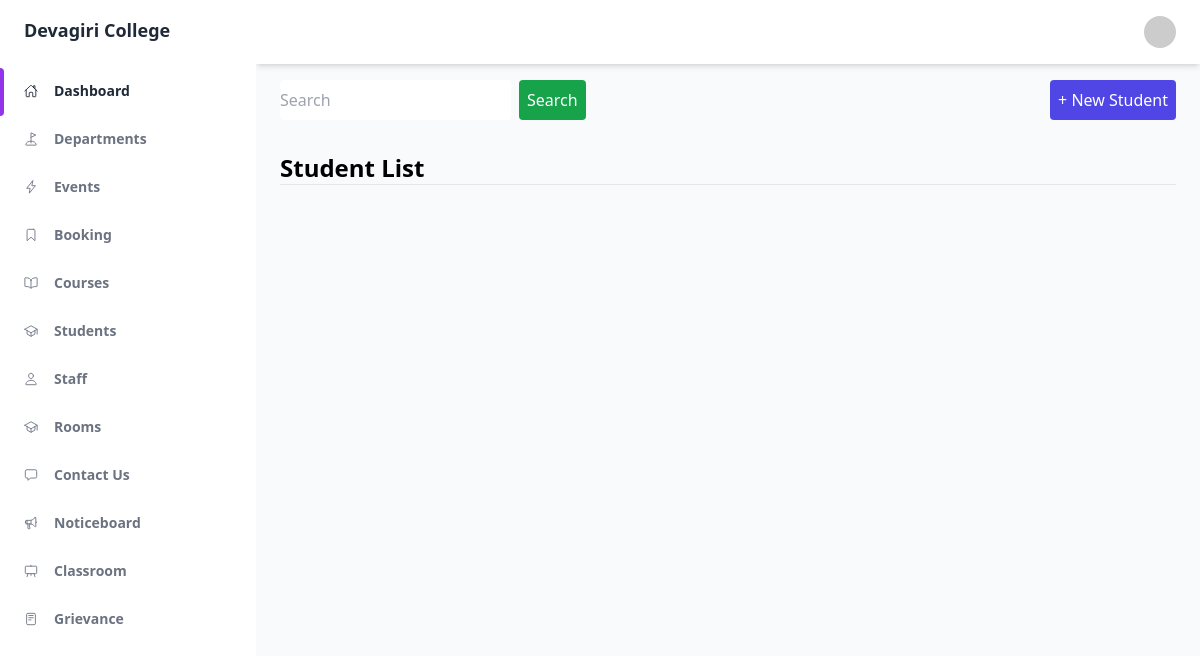
/administrator/student/ (signed in), run on an earlier commit of the app's database.
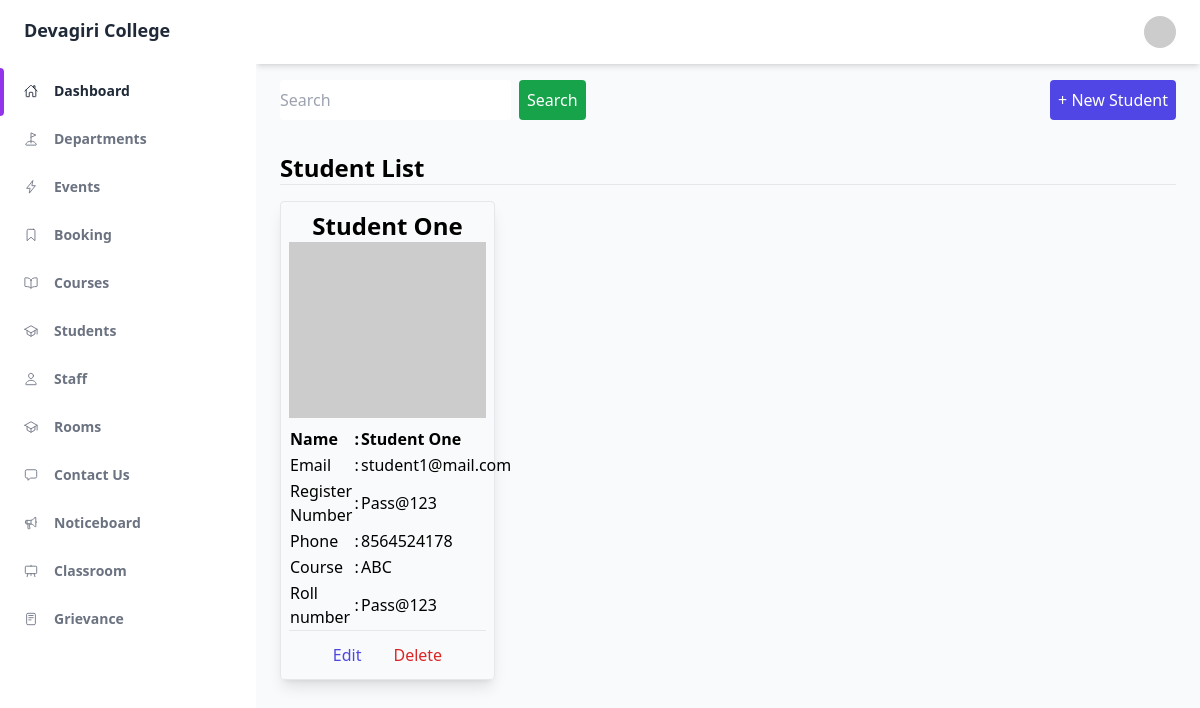
And on a later commit of the database.
### administrator/models.py (models this page shows)
class Student(models.Model):
    BLOOD_GROUPS = (
        ('A+', 'A+'),
        ('A-', 'A-'),
        ('B+', 'B+'),
        ('B-', 'B-'),
        ('AB+', 'AB+'),
        ('AB-', 'AB-'),
        ('O+', 'O+'),
        ('O-', 'O-'),
    )
    SEMESTERS = (
        (1, '1'),
        (2, '2'),
        (3, '3'),
        (4, '4'),
        (5, '5'),
        (6, '6'),
        (7, '7'),
        (8, '8'),
    )
    id = models.BigAutoField(primary_key=True)
    user = models.ForeignKey(to=User, on_delete=models.CASCADE, related_name='student_user')
    phone = models.CharField(max_length=15, blank=True, null=True)
    course = models.ForeignKey(to=Course,on_delete=models.CASCADE)
    address = models.CharField(max_length=250, blank=True, null=True)
    blood_group = models.CharField(max_length=10, choices=BLOOD_GROUPS, blank=True, null=True)
    dob = models.DateField(blank=True, null=True)
    register_number = models.CharField(max_length=20, unique=True)
    roll_number = models.CharField(max_length=20, unique=True)
    semester = models.IntegerField(choices=SEMESTERS)
    image = models.ImageField(upload_to='student_images', blank=True, null=True)

class Course(models.Model):
    LEVELS = (
        ('UG', 'UG'),
        ('PG', 'PG'),
    )
    SEMESTERS = (
        (6, '6'),
        (8, '8'),
    )
    id = models.AutoField(primary_key=True)
    name = models.CharField(max_length=50, unique=True)
    department = models.ForeignKey(to=Department,on_delete=models.CASCADE)
    level = models.CharField(max_length=25, choices=LEVELS)
    semesters = models.SmallIntegerField(choices=SEMESTERS)
    def __str__(self):
        return self.name

### accounts/models.py (models this page shows, shortened)
class User(AbstractBaseUser):
    id = models.BigAutoField(
        primary_key=True,
    )
    email = models.EmailField(
        verbose_name='email address',
        max_length=255,
        unique=True,
        validators=[
            validators.EmailValidator("Invalid Email")
        ]
    )
    first_name = models.CharField(
        max_length=50,
        verbose_name='First Name',
        blank=False,
        null=False,
        validators=[
            validators.MinLengthValidator(3, message="First name is too short"),
            validators.MaxLengthValidator(15, message="First name is too long"),
        ]
    )
    last_name = models.CharField(
        max_length=50,
        verbose_name='Last Name',
        blank=False,
        null=False,
        validators=[
            validators.MinLengthValidator(1, message="Last name is too short"),
            validators.MaxLengthValidator(15, message="Last name is too long"),
        ]
    )
    date_joined = models.DateTimeField(
        auto_now_add=True
    )
    last_updated = models.DateTimeField(
        auto_now=True
    )
    is_active = models.BooleanField(default=True)
    staff = models.BooleanField(default=False) # a admin user; non super-user
    admin = models.BooleanField(default=False) # a superuser
    instructor=models.BooleanField(default=False)
    student = models.BooleanField(default=True)
    has_confirmed_email = models.BooleanField(default=False)
    USERNAME_FIELD = 'email'
    REQUIRED_FIELDS = [] # Email & Password are required by default.
    objects = UserManager()
    failed_login_attempts = models.IntegerField(
        verbose_name='Login attempts',
        default=0,
        validators=[
            validators.MinValueValidator(0),
            validators.MaxValueValidator(100),
        ]
    )
    def get_full_name(self):
        return f'{self.first_name} {self.last_name}'

### administrator/views.py (the view)
# urls.py: path('student/', StudentListView.as_view(), name='student_list'),
class StudentListView(LoginRequiredMixin, UserPassesTestMixin, ListView):
    model = Student
    template_name = "administrator/student/list.html"
    def get_queryset(self):
        queryset = Student.objects.select_related('user')
        search = self.request.GET.get('s', None)
        if search:
            queryset = queryset.filter(Q(user__email__icontains=search) | Q(register_number__icontains=search) | Q(roll_number__icontains=search))
        return queryset
    def test_func(self):
        return self.request.user.admin or self.request.user.staff

### administrator/templates/administrator/student/list.html (shortened to what this page needs)
{% extends 'master.html' %}
{% block content %}
<div class="flex mb-8">
    <form method="get" class="flex">
        <input type="search" name="s" class="rounded w-full" placeholder="Search" />
        <button class="bg-green-600 p-2 rounded text-white ml-2">Search</button>
    </form>
    <a href="{% url 'student_create' %}" class="ml-auto bg-indigo-600 p-2 rounded text-white">
        + New Student
    </a>
</div>
<h1 class="font-bold text-2xl">Student List</h1>
<hr />
<div class="container mt-4">
    <div class="grid grid-cols-4 gap-3">
        {% for i in object_list %}
        <div class="shadow-lg border rounded p-2 hover:shadow-xl transition">
            <h2 class="text-center font-semibold text-2xl">{{ i.user.first_name }} {{ i.user.last_name }}</h2>
            <div>
                {% if i.image %}
                <img src="{{ i.image.url }}" class="w-full h-44" alt="Image failed to load" />
                {% else %}
                <img src="https://dummyimage.com/200x200.jpg?text=No%20Image" alt="Image failed to load"
                    class="w-full h-44" />
                {% endif %}
            </div>
            <div class="mt-2">
                <table>
                    <tr class="font-bold">
                        <td>Name</td>
                        <td>:</td>
                        <td>{{ i.user.get_full_name }}</td>
                    </tr>
                    <tr>
                        <td>Email</td>
                        <td>:</td>
                        <td>{{ i.user.email }}</td>
                    </tr>
                    <tr>
                        <td>Register Number</td>
                        <td>:</td>
                        <td>{{ i.register_number }}</td>
                    </tr>
                    <tr>
                        <td>Phone</td>
                        <td>:</td>
                        <td>{{ i.phone }}</td>
                    </tr>
                    <tr>
                        <td>Course</td>
                        <td>:</td>
                        <td>{{ i.course }}</td>
                    </tr>
                    <tr>
                        <td>Roll number</td>
                        <td>:</td>
                        <td>{{ i.roll_number }}</td>
                    </tr>
                </table>
            </div>
            <hr>
            <div class="mt-2 flex justify-center">
                <a href="{% url 'student_edit' i.id %}"
                    class="text-indigo-600 p-1 px-2 mx-2 hover:bg-indigo-600 hover:text-white transition rounded">
                    Edit
                </a>
                <a href="{% url 'student_delete' i.id %}"
                    class="text-red-600 p-1 px-2 mx-2 hover:bg-red-600 hover:text-white transition rounded">
                    Delete
                </a>
            </div>
        </div>
        {% endfor %}
    </div>
</div>
{% endblock content %}

What changed in the data, as far as the page shows it:
added Student: user.first_name "Student", user.last_name "One", user.get_full_name "Student One", user.email "student1@mail.com", register_number "Pass@123", phone "8564524178", course "ABC", roll_number "Pass@123"
